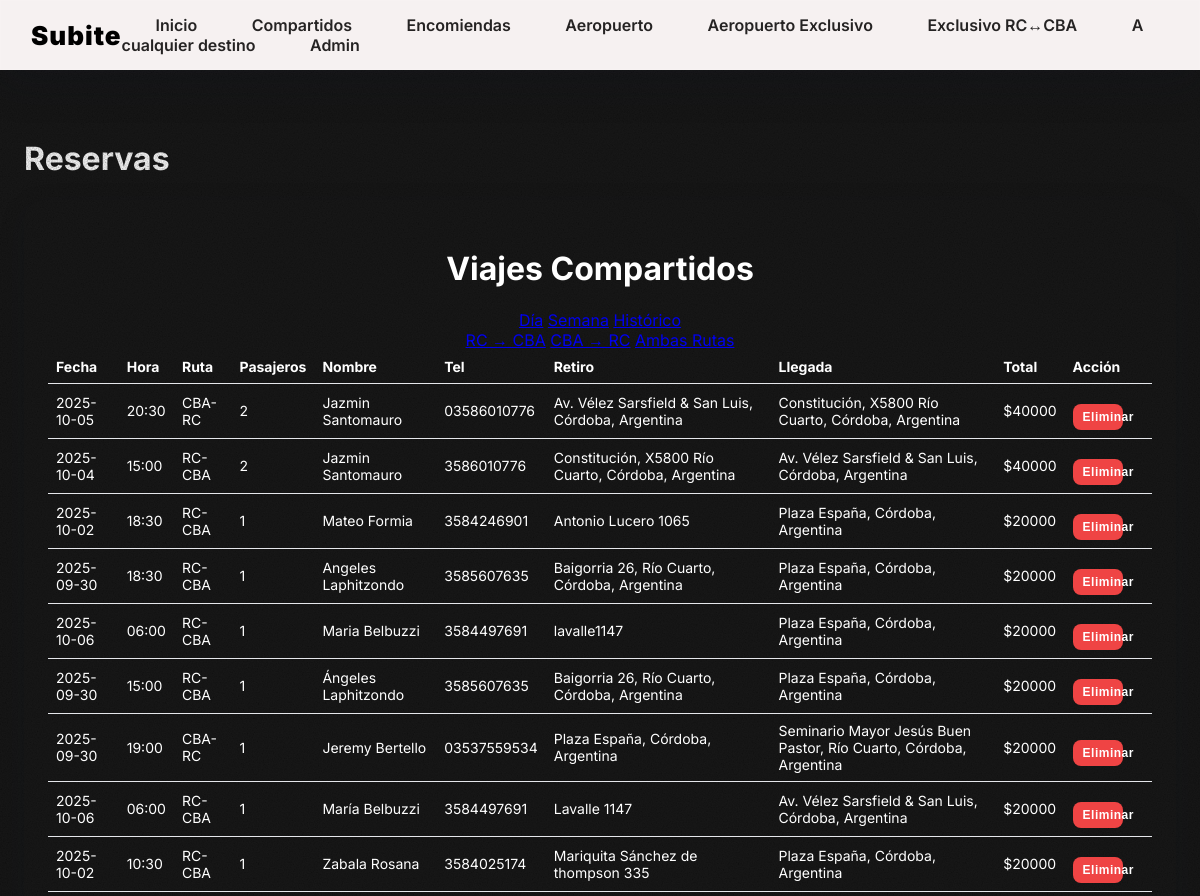
/admin/bookings (signed in, upper part), run on an earlier commit of the app's database.
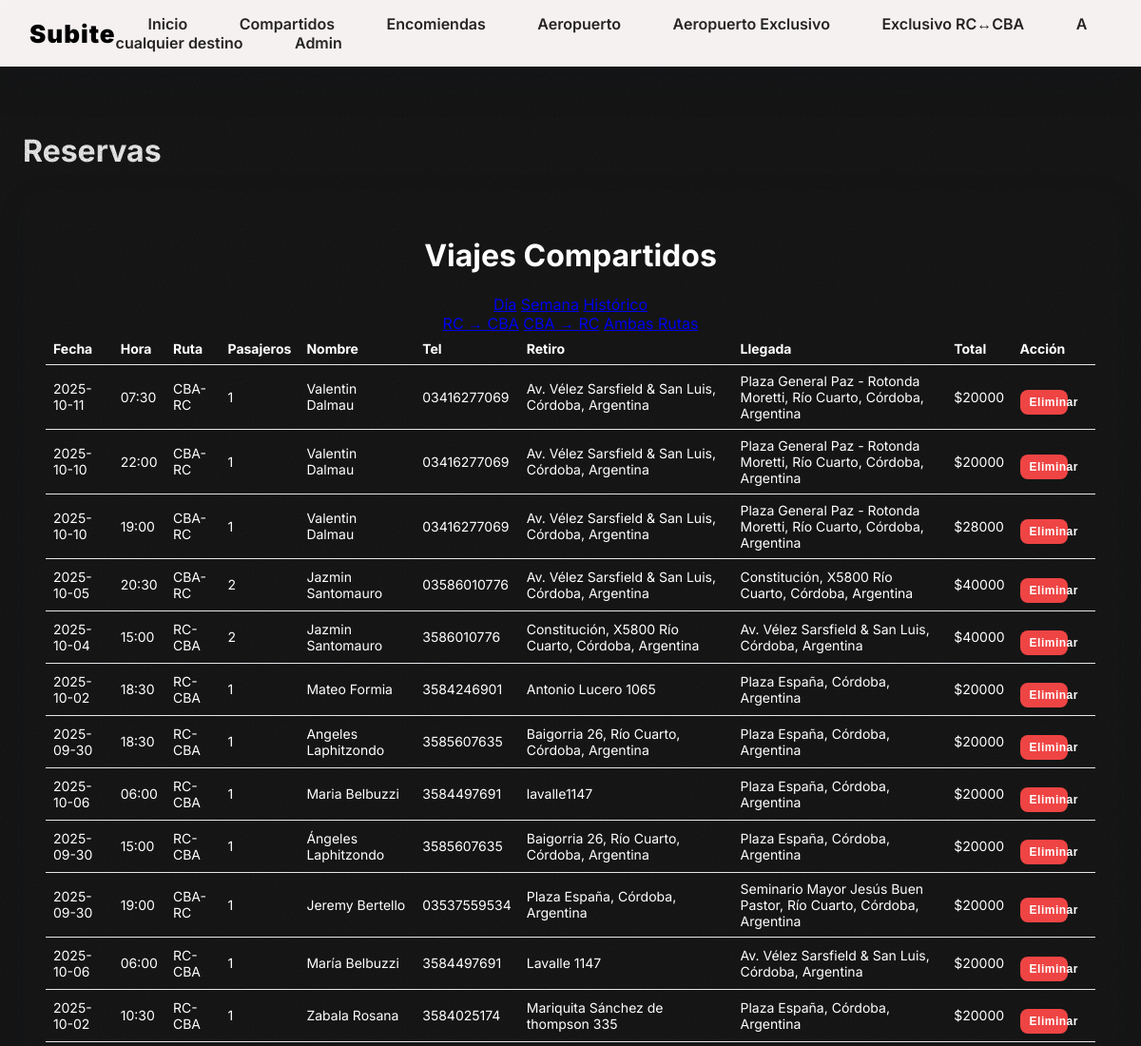
And on a later commit of the database.
### app.py (models this page shows)
class SharedBooking(db.Model):
    id = db.Column(db.Integer, primary_key=True)
    schedule_id = db.Column(db.Integer, db.ForeignKey('trip_schedule.id'), nullable=False)
    schedule = db.relationship('TripSchedule', backref=db.backref('bookings', lazy=True))
    passengers = db.Column(db.Integer, nullable=False, default=1)
    name = db.Column(db.String(80), nullable=False)
    phone = db.Column(db.String(40), nullable=False)
    email = db.Column(db.String(120), nullable=True)
    pickup_address = db.Column(db.String(200), nullable=True)
    final_address = db.Column(db.String(200), nullable=True)
    extra_luggage = db.Column(db.Boolean, default=False)
    pet = db.Column(db.Boolean, default=False)
    total_price = db.Column(db.Float, nullable=False)
    created_at = db.Column(db.DateTime, default=datetime.utcnow)

class TripSchedule(db.Model):
    id = db.Column(db.Integer, primary_key=True)
    route = db.Column(db.String(32), nullable=False)  # 'RC-CBA' or 'CBA-RC'
    date = db.Column(db.Date, nullable=False)
    time = db.Column(db.String(5), nullable=False)  # 'HH:MM'
    capacity = db.Column(db.Integer, nullable=False, default=CAPACITY_PER_TRIP)

### app.py (the view)
@app.route('/admin/bookings')
@login_required
def admin_bookings():
    filter_by_date = request.args.get('filter', 'all')
    filter_by_route = request.args.get('route', 'all')
    query = SharedBooking.query.join(TripSchedule, SharedBooking.schedule)
    today = date.today()
    if filter_by_date == 'day':
        query = query.filter(TripSchedule.date == today)
    elif filter_by_date == 'week':
        start_of_week = today - dtime(days=today.weekday())
        end_of_week = start_of_week + dtime(days=6)
        query = query.filter(TripSchedule.date.between(start_of_week, end_of_week))
    if filter_by_route in ['RC-CBA', 'CBA-RC']:
        query = query.filter(TripSchedule.route == filter_by_route)
    shared = query.order_by(SharedBooking.created_at.desc()).all()
    parcels = ParcelBooking.query.order_by(ParcelBooking.created_at.desc()).all()
    airport = AirportExclusive.query.order_by(AirportExclusive.created_at.desc()).all()
    exclusive = CityExclusive.query.order_by(CityExclusive.created_at.desc()).all()
    anywhere = AnywhereBooking.query.order_by(AnywhereBooking.created_at.desc()).all()
    return render_template(
        'admin_bookings.html',
        shared=shared,
        parcels=parcels,
        airport=airport,
        exclusive=exclusive,
        anywhere=anywhere,
        current_date_filter=filter_by_date,
        current_route_filter=filter_by_route
    )

### app.py (called while the page is built)
def login_required(f):
    @wraps(f)
    def wrapper(*args, **kwargs):
        if not session.get('admin'):
            return redirect(url_for('admin_login'))
        return f(*args, **kwargs)
    return wrapper

### templates/admin_bookings.html (shortened to what this page needs)
{% extends "base.html" %}
{% block content %}
<h1>Reservas</h1>
<div class="card">
  <h1>Viajes Compartidos</h1>
    <div class="filters-container">
    <div class="filter-group">
      <a href="{{ url_for('admin_bookings', filter='day', route=current_route_filter) }}" class="btn {{ 'active' if current_date_filter == 'day' }}">Día</a>
      <a href="{{ url_for('admin_bookings', filter='week', route=current_route_filter) }}" class="btn {{ 'active' if current_date_filter == 'week' }}">Semana</a>
      <a href="{{ url_for('admin_bookings', filter='all', route=current_route_filter) }}" class="btn {{ 'active' if current_date_filter == 'all' }}">Histórico</a>
    </div>
    <div class="filter-group">
      <a href="{{ url_for('admin_bookings', route='RC-CBA', filter=current_date_filter) }}" class="btn {{ 'active' if current_route_filter == 'RC-CBA' }}">RC → CBA</a>
      <a href="{{ url_for('admin_bookings', route='CBA-RC', filter=current_date_filter) }}" class="btn {{ 'active' if current_route_filter == 'CBA-RC' }}">CBA → RC</a>
      <a href="{{ url_for('admin_bookings', route='all', filter=current_date_filter) }}" class="btn {{ 'active' if current_route_filter == 'all' }}">Ambas Rutas</a>
    </div>
  </div>
  <table class="table">
    <thead><tr><th>Fecha</th><th>Hora</th><th>Ruta</th><th>Pasajeros</th><th>Nombre</th><th>Tel</th><th>Retiro</th><th>Llegada</th><th>Total</th><th>Acción</th></tr></thead>
    <tbody>
      {% for b in shared %}
      <tr>
        <td>{{ b.schedule.date }}</td>
        <td>{{ b.schedule.time }}</td>
        <td>{{ b.schedule.route }}</td>
        <td>{{ b.passengers }}</td>
        <td>{{ b.name }}</td>
        <td>{{ b.phone }}</td>
        <td>{{ b.pickup_address if b.pickup_address else '—' }}</td>
        <td>{{ b.final_address if b.final_address else '—' }}</td>
        <td>${{ '%.0f'|format(b.total_price) }}</td>
        <td>
          <form method="post" action="{{ url_for('admin_delete_booking') }}" onsubmit="return confirm('Eliminar reserva?');" style="display:inline;">
            <button type="submit" class="btn delete">Eliminar</button>
          </form>
        </td>
      </tr>
      {% endfor %}
    </tbody>
  </table>
</div>
{% endblock %}

### templates/base.html (shortened to what this page needs)
<!doctype html>
<html lang="es">
<head>
  <link rel="stylesheet" href="{{ url_for('static', filename='style.css') }}">
</head>
<body class="bg-grain">
    <div class="nav">
      <div class="brand">Subite</div>
      <div class="nav-links">
        <a href="{{ url_for('index') }}">Inicio</a>
        <a href="{{ url_for('shared') }}">Compartidos</a>
        <a href="{{ url_for('parcels') }}">Encomiendas</a>
        <a href="{{ url_for('airport_shared') }}">Aeropuerto</a>
        <a href="{{ url_for('airport') }}">Aeropuerto Exclusivo</a>
        <a href="{{ url_for('exclusive') }}">Exclusivo RC↔CBA</a>
        <a href="{{ url_for('anywhere') }}">A cualquier destino</a>
        <a href="{{ url_for('admin_dashboard') }}">Admin</a>
      </div>
    </div>
    <div class="container">
    {% block content %}{% endblock %}
   </div>
</body>
</html>

### static/style.css (style rules this page uses)
:root { --bg:#181818; --fg:#ffffff; --muted:#000000; --brand:#ffffff; --accent:#F5EBDD; --card:#181818; --ok:#16a34a; --warn:#f59e0b; --err:#ef4444; --shadow:0 8px 28px rgba(17,24,39,0.12); --shadow-strong:0 14px 40px rgba(17,24,39,0.18); --border:1px solid rgba(17,24,39,0.08); --nav-bg: #F6F1F1; --nav-border: 1px solid rgba(255,255,255,0.08); --footer-height: 72px; }
* { box-sizing:border-box }
html,body { margin:0;padding:0;background:var(--bg);color:var(--fg);font-family:'Inter';font-weight:400;height:100%; }
body { display:flex;flex-direction:column;min-height:100vh; }
body.bg-grain { background:var(--bg);position:relative }
body.bg-grain::before { content:"";position:fixed;inset:0;pointer-events:none; opacity:1.045;mix-blend-mode:multiply; }
.container { padding:24px;flex:1 0 auto;display:flex;flex-direction:column;padding-bottom:calc(var(--footer-height) + 24px); }
.nav { display:flex;justify-content:space-evenly;align-items:center;padding:14px 18px;background:var(--nav-bg);color:#fff;box-shadow:var(--shadow-strong);border:var(--nav-border);backdrop-filter:saturate(140%) blur(6px);-webkit-backdrop-filter:saturate(140%) blur(6px);margin-bottom:24px;position:sticky;top:0;min-width:80vw;z-index:10; }
.brand { font-size:26px;font-weight:900;letter-spacing:1px;color:#000000;padding-left:12px; }
.nav a { margin-left:18px;font-size:16px;font-weight:600;color:#252323;padding:8px 16px;border-radius:12px;transition:background .25s,color .25s,box-shadow .25s,transform .18s;text-decoration:none;position:relative;z-index:1 }
.nav a::after { content:'';position:absolute;bottom:0;left:0;width:100%;height:2px;background:linear-gradient(90deg,var(--brand),#6d6d6d,transparent);background-size:300% 100%;opacity:0;transition:opacity .5s }
.card { width:100%;background:transparent; border-radius:20px;padding:28px 24px;box-shadow:var(--shadow);margin:0;transition:box-shadow .2s ease,transform .22s ease,border-color .22s ease;position:relative;overflow:hidden;text-align:center }
.card button { width: 70%; margin-top:1em;font-size:25px;font-weight:600;letter-spacing:.5px;padding:12px 18px;border-radius:4px;border:none;background:var(--brand);color:#0C0C0C;transition:background .2s,box-shadow .2s,transform .15s }
button { padding:10px 14px;border-radius:12px;border:1px solid var(--accent);background:var(--accent);color:#fff;cursor:pointer }
.btn.delete { background:#ef4444;color:#fff;border:none;padding:6px 10px;border-radius:8px;font-size:12px;cursor:pointer;transition:transform .12s ease,box-shadow .12s ease,opacity .12s ease }
.table { width:100%;border-collapse:collapse }
.table th,.table td { padding:8px;border-bottom:1px solid #e5e7eb;text-align:left;font-size:14px }
.table th:nth-child(4), .table td:nth-child(4) { width:1%;white-space:nowrap }

What changed in the data, as far as the page shows it:
added SharedBooking: schedule "2025-10-11", schedule.time "07:30", schedule.route "CBA-RC", passengers "1", name "Valentin Dalmau", phone "03416277069", pickup_address "Av. Vélez Sarsfield & San Luis, Córdoba, Argentina", final_address "Plaza General Paz - Rotonda Moretti, Río Cuarto, Córdoba, Argentina", total_price "20000"
added SharedBooking: schedule "2025-10-10", schedule.time "22:00", schedule.route "CBA-RC", passengers "1", name "Valentin Dalmau", phone "03416277069", pickup_address "Av. Vélez Sarsfield & San Luis, Córdoba, Argentina", final_address "Plaza General Paz - Rotonda Moretti, Río Cuarto, Córdoba, Argentina", total_price "20000"
added SharedBooking: schedule "2025-10-10", schedule.time "19:00", schedule.route "CBA-RC", passengers "1", name "Valentin Dalmau", phone "03416277069", pickup_address "Av. Vélez Sarsfield & San Luis, Córdoba, Argentina", final_address "Plaza General Paz - Rotonda Moretti, Río Cuarto, Córdoba, Argentina", total_price "28000"
